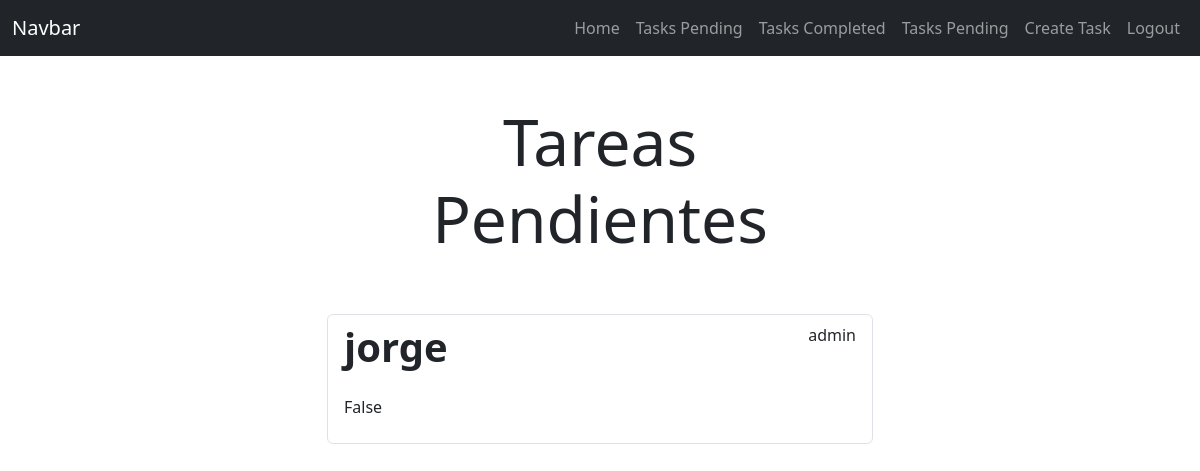
Page /tasks/ (signed in) on the committed database.
### tasks/models.py (models this page shows, shortened)
class Task(models.Model):
    title=models.CharField(max_length=100)
    description = models.TextField(blank=True)
    created=models.DateTimeField(auto_now_add=True)
    datecompleted = models.DateTimeField(null=True,blank=True)
    important=models.BooleanField(default=False)
    user=models.ForeignKey(User,on_delete=models.CASCADE)

### tasks/views.py (the view)
# urls.py: path('tasks/',views.tasks,name='tasks'),
@login_required
def tasks(request):
    tasks = Task.objects.filter(user=request.user, datecompleted__isnull=True)
    return render(request,'tasks.html',{'tasks':tasks,'tipopagina':'Tareas Pendientes'})

### tasks/templates/tasks.html (shortened to what this page needs)
{% extends 'base.html' %}
{% block content %}
<main class="container">
    <div class="row">
        <div class="col-md-6 offset-md-3">
            <h1 class="text-center display-3 py-5">{{tipopagina}}</h1>
            <ul class="list-group">
                {% for task in tasks %}
                    <a class="list-group-item" href="{% url 'task_detail' task.id %}">
                        <header class="d-flex justify-content-between">
                            {% if task.important %}
                                <h1 class="fw-bold text-success">{{task.title}}</h1>
                            {% else %}
                                <h1 class="fw-bold">{{task.title}}</h1>
                            {% endif %}
                            <p>{{task.user.username}}</p>
                        </header>
                        <p>{{task.important}}</p>
                    </a>
                {% endfor %}
            </ul>
        </div>
    </div>
</main>
{% endblock %}

### rows in the picture
Task: title "jorge", user.username "admin", important "False"

### other values in the picture
{{ tipopagina }} "Tareas Pendientes"
